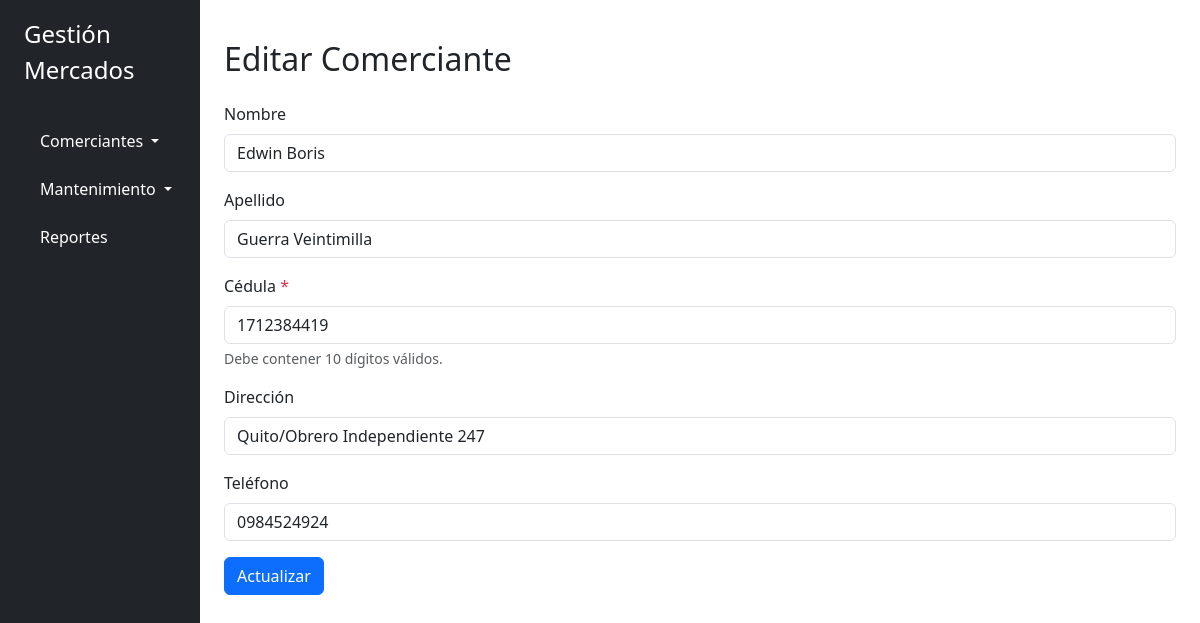
Page /comerciantes/editar/1 on the committed database.
### app/models.py (models this page shows)
class Comerciante(db.Model):
    __tablename__ = 'comerciantes'
    id = db.Column(db.Integer, primary_key=True)
    nombre = db.Column(db.String(100), nullable=False)
    apellido = db.Column(db.String(100), nullable=False)
    cedula = db.Column(db.String(10), unique=True, nullable=False)
    direccion = db.Column(db.String(150), nullable=True)
    telefono = db.Column(db.String(15), nullable=True)
    activo = db.Column(db.Boolean, default=True)
    catastros = db.relationship('Catastro', backref='comerciante', lazy=True)

### app/routes/comerciantes.py (the view, shortened to what this page needs)
@bp.route('/editar/<int:id>', methods=['GET', 'POST'])
def editar(id):
    comerciante = Comerciante.query.get_or_404(id)
    return render_template('comerciantes/form.html', comerciante=comerciante)

### app/templates/comerciantes/form.html (shortened to what this page needs)
{% extends 'base.html' %}
{% block content %}
<div class="container mt-4">
  <h2 class="mb-4">{{ 'Editar' if comerciante else 'Nuevo' }} Comerciante</h2>
  <form method="post" aria-label="Formulario de comerciante" role="form" novalidate>
    <div class="mb-3">
      <label for="nombre" class="form-label">Nombre</label>
      <input type="text" id="nombre" name="nombre" class="form-control" required
             value="{{ comerciante.nombre if comerciante else '' }}">
    </div>
    <div class="mb-3">
      <label for="apellido" class="form-label">Apellido</label>
      <input type="text" id="apellido" name="apellido" class="form-control" required
             value="{{ comerciante.apellido if comerciante else '' }}">
    </div>
    <div class="mb-3">
      <label for="cedula" class="form-label">Cédula <span class="text-danger">*</span></label>
      <input type="text" id="cedula" name="cedula" class="form-control" required
             aria-required="true" aria-describedby="cedulaHelp"
             value="{{ comerciante.cedula if comerciante else '' }}">
      <div id="cedulaHelp" class="form-text">Debe contener 10 dígitos válidos.</div>
    </div>
    <div class="mb-3">
      <label for="direccion" class="form-label">Dirección</label>
      <input type="text" id="direccion" name="direccion" class="form-control"
             value="{{ comerciante.direccion if comerciante else '' }}">
    </div>
    <div class="mb-3">
      <label for="telefono" class="form-label">Teléfono</label>
      <input type="text" id="telefono" name="telefono" class="form-control"
             value="{{ comerciante.telefono if comerciante else '' }}">
    </div>
    <button type="submit" class="btn btn-primary">
      {{ 'Actualizar' if comerciante else 'Guardar' }}
    </button>
  </form>
</div>
{% endblock %}

### rows in the picture
Comerciante: nombre "Edwin Boris", apellido "Guerra Veintimilla", cedula "1712384419", direccion "Quito/Obrero Independiente 247", telefono "0984524924"

### other values in the picture
{{ 'Editar' if comerciante else 'Nuevo' }} "Editar"
{{ 'Actualizar' if comerciante else 'Guardar' }} "Actualizar"
